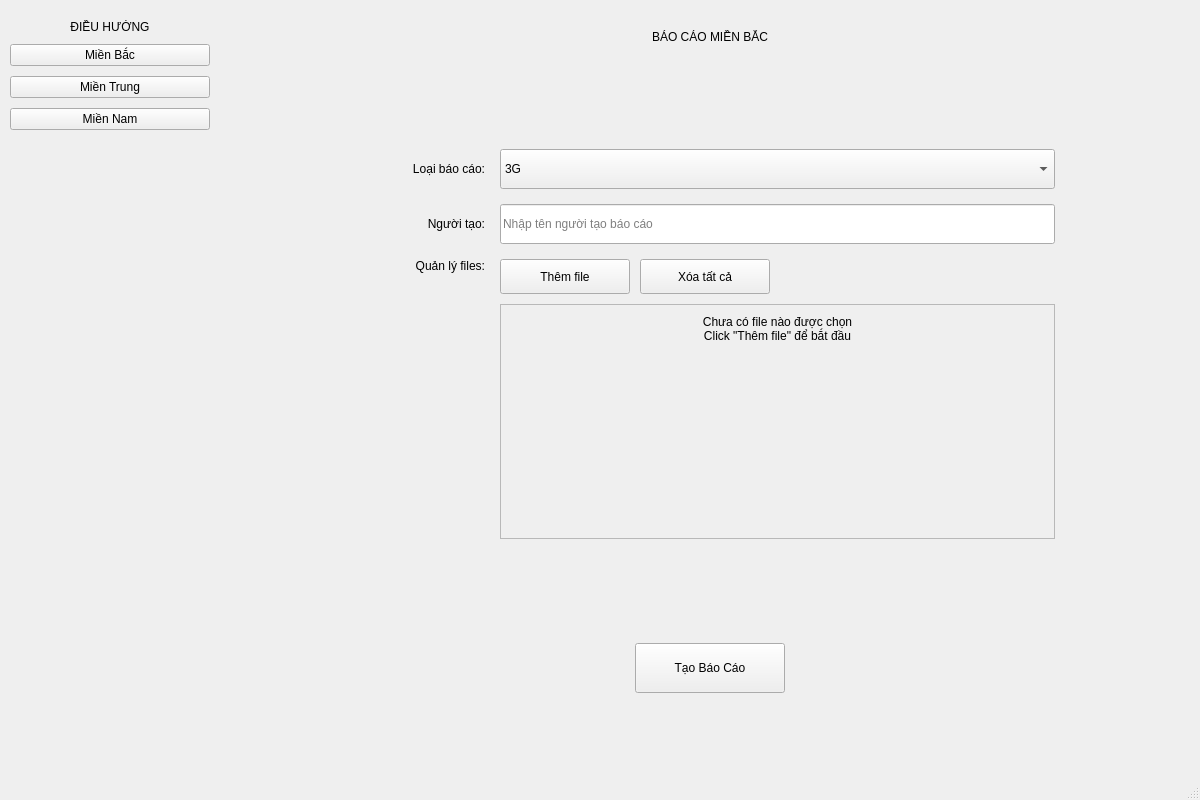
<?xml version='1.0' encoding='utf-8'?>
<ui version="4.0">
 <class>MainWindow</class>
 <widget class="QMainWindow" name="MainWindow">
  <property name="geometry">
   <rect>
    <x>0</x>
    <y>0</y>
    <width>1200</width>
    <height>800</height>
   </rect>
  </property>
  <property name="windowTitle">
   <string>Ứng dụng báo cáo hàng ngày - Multi Files</string>
  </property>
  <widget class="QWidget" name="centralwidget">
   <layout class="QHBoxLayout" name="mainLayout">
    <property name="spacing">
     <number>0</number>
    </property>
    <property name="leftMargin">
     <number>0</number>
    </property>
    <property name="topMargin">
     <number>0</number>
    </property>
    <property name="rightMargin">
     <number>0</number>
    </property>
    <property name="bottomMargin">
     <number>0</number>
    </property>
    <item>
     <widget class="QWidget" name="navWidget" native="true">
      <property name="minimumSize">
       <size>
        <width>220</width>
        <height>0</height>
       </size>
      </property>
      <property name="maximumSize">
       <size>
        <width>220</width>
        <height>16777215</height>
       </size>
      </property>
      <layout class="QVBoxLayout" name="navLayout">
       <property name="spacing">
        <number>10</number>
       </property>
       <property name="leftMargin">
        <number>10</number>
       </property>
       <property name="topMargin">
        <number>20</number>
       </property>
       <property name="rightMargin">
        <number>10</number>
       </property>
       <property name="bottomMargin">
        <number>20</number>
       </property>
       <item>
        <widget class="QLabel" name="lblTitle">
         <property name="text">
          <string>ĐIỀU HƯỚNG</string>
         </property>
         <property name="alignment">
          <set>Qt::AlignCenter</set>
         </property>
        </widget>
       </item>
       <item>
        <widget class="QPushButton" name="btnMienBac">
         <property name="text">
          <string>Miền Bắc</string>
         </property>
        </widget>
       </item>
       <item>
        <widget class="QPushButton" name="btnMienTrung">
         <property name="text">
          <string>Miền Trung</string>
         </property>
        </widget>
       </item>
       <item>
        <widget class="QPushButton" name="btnMienNam">
         <property name="text">
          <string>Miền Nam</string>
         </property>
        </widget>
       </item>
       <item>
        <spacer name="navSpacer">
         <property name="orientation">
          <enum>Qt::Vertical</enum>
         </property>
         <property name="sizeHint" stdset="0">
          <size>
           <width>20</width>
           <height>40</height>
          </size>
         </property>
        </spacer>
       </item>
      </layout>
     </widget>
    </item>
    <item>
     <widget class="QStackedWidget" name="stackedWidget">
      <property name="currentIndex">
       <number>0</number>
      </property>
      <!-- TRANG MIỀN BẮC -->
      <widget class="QWidget" name="pageBac">
       <layout class="QVBoxLayout" name="layoutBac">
        <property name="spacing">
         <number>20</number>
        </property>
        <property name="leftMargin">
         <number>40</number>
        </property>
        <property name="topMargin">
         <number>30</number>
        </property>
        <property name="rightMargin">
         <number>40</number>
        </property>
        <property name="bottomMargin">
         <number>30</number>
        </property>
        <item>
         <widget class="QLabel" name="lblTitleBac">
          <property name="text">
           <string>BÁO CÁO MIỀN BẮC</string>
          </property>
          <property name="alignment">
           <set>Qt::AlignCenter</set>
          </property>
         </widget>
        </item>
        <item>
         <spacer name="topSpacerBac">
          <property name="orientation">
           <enum>Qt::Vertical</enum>
          </property>
          <property name="sizeHint" stdset="0">
           <size>
            <width>20</width>
            <height>20</height>
           </size>
          </property>
         </spacer>
        </item>
        <item>
         <layout class="QHBoxLayout" name="centerBac">
          <item>
           <spacer name="leftSpacerBac">
            <property name="orientation">
             <enum>Qt::Horizontal</enum>
            </property>
            <property name="sizeHint" stdset="0">
             <size>
              <width>40</width>
              <height>20</height>
             </size>
            </property>
           </spacer>
          </item>
          <item>
           <widget class="QWidget" name="formWidgetBac" native="true">
            <property name="minimumSize">
             <size>
              <width>750</width>
              <height>450</height>
             </size>
            </property>
            <layout class="QGridLayout" name="gridLayoutBac">
             <property name="leftMargin">
              <number>30</number>
             </property>
             <property name="topMargin">
              <number>30</number>
             </property>
             <property name="rightMargin">
              <number>30</number>
             </property>
             <property name="bottomMargin">
              <number>30</number>
             </property>
             <property name="verticalSpacing">
              <number>15</number>
             </property>
             <property name="horizontalSpacing">
              <number>15</number>
             </property>
             <item row="0" column="0">
              <widget class="QLabel" name="lblNameBac">
               <property name="minimumSize">
                <size>
                 <width>120</width>
                 <height>40</height>
                </size>
               </property>
               <property name="text">
                <string>Loại báo cáo:</string>
               </property>
               <property name="alignment">
                <set>Qt::AlignRight|Qt::AlignVCenter</set>
               </property>
              </widget>
             </item>
             <item row="0" column="1">
              <widget class="QComboBox" name="lineEditNameBac">
               <property name="minimumSize">
                <size>
                 <width>400</width>
                 <height>40</height>
                </size>
               </property>
               <item><property name="text"><string>3G</string></property></item>
               <item><property name="text"><string>4G</string></property></item>
              </widget>
             </item>
             <item row="1" column="0">
              <widget class="QLabel" name="lblCreatorBac">
               <property name="minimumSize">
                <size>
                 <width>120</width>
                 <height>40</height>
                </size>
               </property>
               <property name="text">
                <string>Người tạo:</string>
               </property>
               <property name="alignment">
                <set>Qt::AlignRight|Qt::AlignVCenter</set>
               </property>
              </widget>
             </item>
             <item row="1" column="1">
              <widget class="QLineEdit" name="lineEditCreatorBac">
               <property name="minimumSize">
                <size>
                 <width>400</width>
                 <height>40</height>
                </size>
               </property>
               <property name="placeholderText">
                <string>Nhập tên người tạo báo cáo</string>
               </property>
              </widget>
             </item>
             <item row="2" column="0">
              <widget class="QLabel" name="lblImportBac">
               <property name="minimumSize">
                <size>
                 <width>120</width>
                 <height>40</height>
                </size>
               </property>
               <property name="text">
                <string>Quản lý files:</string>
               </property>
               <property name="alignment">
                <set>Qt::AlignRight|Qt::AlignTop</set>
               </property>
              </widget>
             </item>
             <item row="2" column="1">
              <layout class="QVBoxLayout" name="filesBac">
               <property name="spacing">
                <number>10</number>
               </property>
               <item>
                <layout class="QHBoxLayout" name="fileButtonsBac">
                 <property name="spacing">
                  <number>10</number>
                 </property>
                 <item>
                  <widget class="QPushButton" name="btnAddFileBac">
                   <property name="minimumSize">
                    <size>
                     <width>130</width>
                     <height>35</height>
                    </size>
                   </property>
                   <property name="text">
                    <string>Thêm file</string>
                   </property>
                  </widget>
                 </item>
                 <item>
                  <widget class="QPushButton" name="btnClearFilesBac">
                   <property name="minimumSize">
                    <size>
                     <width>130</width>
                     <height>35</height>
                    </size>
                   </property>
                   <property name="text">
                    <string>Xóa tất cả</string>
                   </property>
                  </widget>
                 </item>
                 <item>
                  <spacer name="buttonSpacerBac">
                   <property name="orientation">
                    <enum>Qt::Horizontal</enum>
                   </property>
                   <property name="sizeHint" stdset="0">
                    <size>
                     <width>40</width>
                     <height>20</height>
                    </size>
                   </property>
                  </spacer>
                 </item>
                </layout>
               </item>
               <item>
                <widget class="QScrollArea" name="scrollFilesBac">
                 <property name="minimumSize">
                  <size>
                   <width>450</width>
                   <height>180</height>
                  </size>
                 </property>
                 <property name="widgetResizable">
                  <bool>true</bool>
                 </property>
                 <widget class="QWidget" name="scrollAreaWidgetBac">
                  <property name="geometry">
                   <rect>
                    <x>0</x>
                    <y>0</y>
                    <width>448</width>
                    <height>178</height>
                   </rect>
                  </property>
                  <layout class="QVBoxLayout" name="fileListBac">
                   <property name="spacing">
                    <number>5</number>
                   </property>
                   <property name="leftMargin">
                    <number>10</number>
                   </property>
                   <property name="topMargin">
                    <number>10</number>
                   </property>
                   <property name="rightMargin">
                    <number>10</number>
                   </property>
                   <property name="bottomMargin">
                    <number>10</number>
                   </property>
                   <item>
                    <widget class="QLabel" name="lblEmptyBac">
                     <property name="text">
                      <string>Chưa có file nào được chọn
Click "Thêm file" để bắt đầu</string>
                     </property>
                     <property name="alignment">
                      <set>Qt::AlignCenter</set>
                     </property>
                    </widget>
                   </item>
                   <item>
                    <spacer name="fileListSpacerBac">
                     <property name="orientation">
                      <enum>Qt::Vertical</enum>
                     </property>
                     <property name="sizeHint" stdset="0">
                      <size>
                       <width>20</width>
                       <height>40</height>
                      </size>
                     </property>
                    </spacer>
                   </item>
                  </layout>
                 </widget>
                </widget>
               </item>
              </layout>
             </item>
            </layout>
           </widget>
          </item>
          <item>
           <spacer name="rightSpacerBac">
            <property name="orientation">
             <enum>Qt::Horizontal</enum>
            </property>
            <property name="sizeHint" stdset="0">
             <size>
              <width>40</width>
              <height>20</height>
             </size>
            </property>
           </spacer>
          </item>
         </layout>
        </item>
        <item>
         <spacer name="midSpacerBac">
          <property name="orientation">
           <enum>Qt::Vertical</enum>
          </property>
          <property name="sizeHint" stdset="0">
           <size>
            <width>20</width>
            <height>20</height>
           </size>
          </property>
         </spacer>
        </item>
        <item>
         <layout class="QHBoxLayout" name="buttonBac">
          <item>
           <spacer name="btnLeftBac">
            <property name="orientation">
             <enum>Qt::Horizontal</enum>
            </property>
            <property name="sizeHint" stdset="0">
             <size>
              <width>40</width>
              <height>20</height>
             </size>
            </property>
           </spacer>
          </item>
          <item>
           <widget class="QPushButton" name="btnCreateBac">
            <property name="minimumSize">
             <size>
              <width>150</width>
              <height>50</height>
             </size>
            </property>
            <property name="text">
             <string>Tạo Báo Cáo</string>
            </property>
           </widget>
          </item>
          <item>
           <spacer name="btnRightBac">
            <property name="orientation">
             <enum>Qt::Horizontal</enum>
            </property>
            <property name="sizeHint" stdset="0">
             <size>
              <width>40</width>
              <height>20</height>
             </size>
            </property>
           </spacer>
          </item>
         </layout>
        </item>
        <item>
         <spacer name="bottomSpacerBac">
          <property name="orientation">
           <enum>Qt::Vertical</enum>
          </property>
          <property name="sizeHint" stdset="0">
           <size>
            <width>20</width>
            <height>20</height>
           </size>
          </property>
         </spacer>
        </item>
       </layout>
      </widget>

      <!-- TRANG MIỀN TRUNG -->
      <widget class="QWidget" name="pageTrung">
       <layout class="QVBoxLayout" name="layoutTrung">
        <property name="spacing">
         <number>20</number>
        </property>
        <property name="leftMargin">
         <number>40</number>
        </property>
        <property name="topMargin">
         <number>30</number>
        </property>
        <property name="rightMargin">
         <number>40</number>
        </property>
        <property name="bottomMargin">
         <number>30</number>
        </property>
        <item>
         <widget class="QLabel" name="lblTitleTrung">
          <property name="text">
           <string>BÁO CÁO MIỀN TRUNG</string>
          </property>
          <property name="alignment">
           <set>Qt::AlignCenter</set>
          </property>
         </widget>
        </item>
        <item>
         <spacer name="topSpacerTrung">
          <property name="orientation">
           <enum>Qt::Vertical</enum>
          </property>
          <property name="sizeHint" stdset="0">
           <size>
            <width>20</width>
            <height>20</height>
           </size>
          </property>
         </spacer>
        </item>
        <item>
         <layout class="QHBoxLayout" name="centerTrung">
          <item>
           <spacer name="leftSpacerTrung">
            <property name="orientation">
             <enum>Qt::Horizontal</enum>
            </property>
            <property name="sizeHint" stdset="0">
             <size>
              <width>40</width>
              <height>20</height>
             </size>
            </property>
           </spacer>
          </item>
          <item>
           <widget class="QWidget" name="formWidgetTrung" native="true">
            <property name="minimumSize">
             <size>
              <width>750</width>
              <height>450</height>
             </size>
            </property>
            <layout class="QGridLayout" name="gridLayoutTrung">
             <property name="leftMargin">
              <number>30</number>
             </property>
             <property name="topMargin">
              <number>30</number>
             </property>
             <property name="rightMargin">
              <number>30</number>
             </property>
             <property name="bottomMargin">
              <number>30</number>
             </property>
             <property name="verticalSpacing">
              <number>15</number>
             </property>
             <property name="horizontalSpacing">
              <number>15</number>
             </property>
             <item row="0" column="0">
              <widget class="QLabel" name="lblNameTrung">
               <property name="minimumSize">
                <size>
                 <width>120</width>
                 <height>40</height>
                </size>
               </property>
               <property name="text">
                <string>Loại báo cáo:</string>
               </property>
               <property name="alignment">
                <set>Qt::AlignRight|Qt::AlignVCenter</set>
               </property>
              </widget>
             </item>
             <item row="0" column="1">
              <widget class="QComboBox" name="lineEditNameTrung">
               <property name="minimumSize">
                <size>
                 <width>400</width>
                 <height>40</height>
                </size>
               </property>
               <item><property name="text"><string>3G</string></property></item>
               <item><property name="text"><string>4G</string></property></item>
              </widget>
             </item>
             <item row="1" column="0">
              <widget class="QLabel" name="lblCreatorTrung">
               <property name="minimumSize">
                <size>
                 <width>120</width>
                 <height>40</height>
                </size>
               </property>
               <property name="text">
                <string>Người tạo:</string>
               </property>
               <property name="alignment">
                <set>Qt::AlignRight|Qt::AlignVCenter</set>
               </property>
              </widget>
             </item>
             <item row="1" column="1">
              <widget class="QLineEdit" name="lineEditCreatorTrung">
               <property name="minimumSize">
                <size>
                 <width>400</width>
                 <height>40</height>
                </size>
               </property>
               <property name="placeholderText">
                <string>Nhập tên người tạo báo cáo</string>
               </property>
              </widget>
             </item>
             <item row="2" column="0">
              <widget class="QLabel" name="lblImportTrung">
               <property name="minimumSize">
                <size>
                 <width>120</width>
                 <height>40</height>
                </size>
               </property>
               <property name="text">
                <string>Quản lý files:</string>
               </property>
               <property name="alignment">
                <set>Qt::AlignRight|Qt::AlignTop</set>
               </property>
              </widget>
             </item>
             <item row="2" column="1">
              <layout class="QVBoxLayout" name="filesTrung">
               <property name="spacing">
                <number>10</number>
               </property>
               <item>
                <layout class="QHBoxLayout" name="fileButtonsTrung">
                 <property name="spacing">
                  <number>10</number>
                 </property>
                 <item>
                  <widget class="QPushButton" name="btnAddFileTrung">
                   <property name="minimumSize">
                    <size>
                     <width>130</width>
                     <height>35</height>
                    </size>
                   </property>
                   <property name="text">
                    <string>Thêm file</string>
                   </property>
                  </widget>
                 </item>
                 <item>
                  <widget class="QPushButton" name="btnClearFilesTrung">
                   <property name="minimumSize">
                    <size>
                     <width>130</width>
                     <height>35</height>
                    </size>
                   </property>
                   <property name="text">
                    <string>Xóa tất cả</string>
                   </property>
                  </widget>
                 </item>
                 <item>
                  <spacer name="buttonSpacerTrung">
                   <property name="orientation">
                    <enum>Qt::Horizontal</enum>
                   </property>
                   <property name="sizeHint" stdset="0">
                    <size>
                     <width>40</width>
                     <height>20</height>
                    </size>
                   </property>
                  </spacer>
                 </item>
                </layout>
               </item>
               <item>
                <widget class="QScrollArea" name="scrollFilesTrung">
                 <property name="minimumSize">
                  <size>
                   <width>450</width>
                   <height>180</height>
                  </size>
                 </property>
                 <property name="widgetResizable">
                  <bool>true</bool>
                 </property>
                 <widget class="QWidget" name="scrollAreaWidgetTrung">
                  <property name="geometry">
                   <rect>
                    <x>0</x>
                    <y>0</y>
                    <width>448</width>
                    <height>178</height>
                   </rect>
                  </property>
                  <layout class="QVBoxLayout" name="fileListTrung">
                   <property name="spacing">
                    <number>5</number>
                   </property>
                   <property name="leftMargin">
                    <number>10</number>
                   </property>
                   <property name="topMargin">
                    <number>10</number>
                   </property>
                   <property name="rightMargin">
                    <number>10</number>
                   </property>
                   <property name="bottomMargin">
                    <number>10</number>
                   </property>
                   <item>
                    <widget class="QLabel" name="lblEmptyTrung">
                     <property name="text">
                      <string>Chưa có file nào được chọn
Click "Thêm file" để bắt đầu</string>
                     </property>
                     <property name="alignment">
                      <set>Qt::AlignCenter</set>
                     </property>
                    </widget>
                   </item>
                   <item>
                    <spacer name="fileListSpacerTrung">
                     <property name="orientation">
                      <enum>Qt::Vertical</enum>
                     </property>
                     <property name="sizeHint" stdset="0">
                      <size>
                       <width>20</width>
                       <height>40</height>
                      </size>
                     </property>
                    </spacer>
                   </item>
                  </layout>
                 </widget>
                </widget>
               </item>
              </layout>
             </item>
            </layout>
           </widget>
          </item>
          <item>
           <spacer name="rightSpacerTrung">
            <property name="orientation">
             <enum>Qt::Horizontal</enum>
            </property>
            <property name="sizeHint" stdset="0">
             <size>
              <width>40</width>
              <height>20</height>
             </size>
            </property>
           </spacer>
          </item>
         </layout>
        </item>
        <item>
         <spacer name="midSpacerTrung">
          <property name="orientation">
           <enum>Qt::Vertical</enum>
          </property>
          <property name="sizeHint" stdset="0">
           <size>
            <width>20</width>
            <height>20</height>
           </size>
          </property>
         </spacer>
        </item>
        <item>
         <layout class="QHBoxLayout" name="buttonTrung">
          <item>
           <spacer name="btnLeftTrung">
            <property name="orientation">
             <enum>Qt::Horizontal</enum>
            </property>
            <property name="sizeHint" stdset="0">
             <size>
              <width>40</width>
              <height>20</height>
             </size>
            </property>
           </spacer>
          </item>
          <item>
           <widget class="QPushButton" name="btnCreateTrung">
            <property name="minimumSize">
             <size>
              <width>150</width>
              <height>50</height>
             </size>
            </property>
            <property name="text">
             <string>Tạo Báo Cáo</string>
            </property>
           </widget>
          </item>
          <item>
           <spacer name="btnRightTrung">
            <property name="orientation">
             <enum>Qt::Horizontal</enum>
            </property>
            <property name="sizeHint" stdset="0">
             <size>
              <width>40</width>
              <height>20</height>
             </size>
            </property>
           </spacer>
          </item>
         </layout>
        </item>
        <item>
         <spacer name="bottomSpacerTrung">
          <property name="orientation">
           <enum>Qt::Vertical</enum>
          </property>
          <property name="sizeHint" stdset="0">
           <size>
            <width>20</width>
            <height>20</height>
           </size>
          </property>
         </spacer>
        </item>
       </layout>
      </widget>

      <!-- TRANG MIỀN NAM -->
      <widget class="QWidget" name="pageNam">
       <layout class="QVBoxLayout" name="layoutNam">
        <property name="spacing">
         <number>20</number>
        </property>
        <property name="leftMargin">
         <number>40</number>
        </property>
        <property name="topMargin">
         <number>30</number>
        </property>
        <property name="rightMargin">
         <number>40</number>
        </property>
        <property name="bottomMargin">
         <number>30</number>
        </property>
        <item>
         <widget class="QLabel" name="lblTitleNam">
          <property name="text">
           <string>BÁO CÁO MIỀN NAM</string>
          </property>
          <property name="alignment">
           <set>Qt::AlignCenter</set>
          </property>
         </widget>
        </item>
        <item>
         <spacer name="topSpacerNam">
          <property name="orientation">
           <enum>Qt::Vertical</enum>
          </property>
          <property name="sizeHint" stdset="0">
           <size>
            <width>20</width>
            <height>20</height>
           </size>
          </property>
         </spacer>
        </item>
        <item>
         <layout class="QHBoxLayout" name="centerNam">
          <item>
           <spacer name="leftSpacerNam">
            <property name="orientation">
             <enum>Qt::Horizontal</enum>
            </property>
            <property name="sizeHint" stdset="0">
             <size>
              <width>40</width>
              <height>20</height>
             </size>
            </property>
           </spacer>
          </item>
          <item>
           <widget class="QWidget" name="formWidgetNam" native="true">
            <property name="minimumSize">
             <size>
              <width>750</width>
              <height>450</height>
             </size>
            </property>
            <layout class="QGridLayout" name="gridLayoutNam">
             <property name="leftMargin">
              <number>30</number>
             </property>
             <property name="topMargin">
              <number>30</number>
             </property>
             <property name="rightMargin">
              <number>30</number>
             </property>
             <property name="bottomMargin">
              <number>30</number>
             </property>
             <property name="verticalSpacing">
              <number>15</number>
             </property>
             <property name="horizontalSpacing">
              <number>15</number>
             </property>
             <item row="0" column="0">
              <widget class="QLabel" name="lblNameNam">
               <property name="minimumSize">
                <size>
                 <width>120</width>
                 <height>40</height>
                </size>
               </property>
               <property name="text">
                <string>Loại báo cáo:</string>
               </property>
               <property name="alignment">
                <set>Qt::AlignRight|Qt::AlignVCenter</set>
               </property>
              </widget>
             </item>
             <item row="0" column="1">
              <widget class="QComboBox" name="lineEditNameNam">
               <property name="minimumSize">
                <size>
                 <width>400</width>
                 <height>40</height>
                </size>
               </property>
               <item><property name="text"><string>3G</string></property></item>
               <item><property name="text"><string>4G</string></property></item>
              </widget>
             </item>
             <item row="1" column="0">
              <widget class="QLabel" name="lblCreatorNam">
               <property name="minimumSize">
                <size>
                 <width>120</width>
                 <height>40</height>
                </size>
               </property>
               <property name="text">
                <string>Người tạo:</string>
               </property>
               <property name="alignment">
                <set>Qt::AlignRight|Qt::AlignVCenter</set>
               </property>
              </widget>
             </item>
             <item row="1" column="1">
              <widget class="QLineEdit" name="lineEditCreatorNam">
               <property name="minimumSize">
                <size>
                 <width>400</width>
                 <height>40</height>
                </size>
               </property>
               <property name="placeholderText">
                <string>Nhập tên người tạo báo cáo</string>
               </property>
              </widget>
             </item>
             <item row="2" column="0">
              <widget class="QLabel" name="lblImportNam">
               <property name="minimumSize">
                <size>
                 <width>120</width>
                 <height>40</height>
                </size>
               </property>
               <property name="text">
                <string>Quản lý files:</string>
               </property>
               <property name="alignment">
                <set>Qt::AlignRight|Qt::AlignTop</set>
               </property>
              </widget>
             </item>
             <item row="2" column="1">
              <layout class="QVBoxLayout" name="filesNam">
               <property name="spacing">
                <number>10</number>
               </property>
               <item>
                <layout class="QHBoxLayout" name="fileButtonsNam">
                 <property name="spacing">
                  <number>10</number>
                 </property>
                 <item>
                  <widget class="QPushButton" name="btnAddFileNam">
                   <property name="minimumSize">
                    <size>
                     <width>130</width>
                     <height>35</height>
                    </size>
                   </property>
                   <property name="text">
                    <string>Thêm file</string>
                   </property>
                  </widget>
                 </item>
                 <item>
                  <widget class="QPushButton" name="btnClearFilesNam">
                   <property name="minimumSize">
                    <size>
                     <width>130</width>
                     <height>35</height>
                    </size>
                   </property>
                   <property name="text">
                    <string>Xóa tất cả</string>
                   </property>
                  </widget>
                 </item>
                 <item>
                  <spacer name="buttonSpacerNam">
                   <property name="orientation">
                    <enum>Qt::Horizontal</enum>
                   </property>
                   <property name="sizeHint" stdset="0">
                    <size>
                     <width>40</width>
                     <height>20</height>
                    </size>
                   </property>
                  </spacer>
                 </item>
                </layout>
               </item>
               <item>
                <widget class="QScrollArea" name="scrollFilesNam">
                 <property name="minimumSize">
                  <size>
                   <width>450</width>
                   <height>180</height>
                  </size>
                 </property>
                 <property name="widgetResizable">
                  <bool>true</bool>
                 </property>
                 <widget class="QWidget" name="scrollAreaWidgetNam">
                  <property name="geometry">
                   <rect>
                    <x>0</x>
                    <y>0</y>
                    <width>448</width>
                    <height>178</height>
                   </rect>
                  </property>
                  <layout class="QVBoxLayout" name="fileListNam">
                   <property name="spacing">
                    <number>5</number>
                   </property>
                   <property name="leftMargin">
                    <number>10</number>
                   </property>
                   <property name="topMargin">
                    <number>10</number>
                   </property>
                   <property name="rightMargin">
                    <number>10</number>
                   </property>
                   <property name="bottomMargin">
                    <number>10</number>
                   </property>
                   <item>
                    <widget class="QLabel" name="lblEmptyNam">
                     <property name="text">
                      <string>Chưa có file nào được chọn
Click "Thêm file" để bắt đầu</string>
                     </property>
                     <property name="alignment">
                      <set>Qt::AlignCenter</set>
                     </property>
                    </widget>
                   </item>
                   <item>
                    <spacer name="fileListSpacerNam">
                     <property name="orientation">
                      <enum>Qt::Vertical</enum>
                     </property>
                     <property name="sizeHint" stdset="0">
                      <size>
                       <width>20</width>
                       <height>40</height>
                      </size>
                     </property>
                    </spacer>
                   </item>
                  </layout>
                 </widget>
                </widget>
               </item>
              </layout>
             </item>
            </layout>
           </widget>
          </item>
          <item>
           <spacer name="rightSpacerNam">
            <property name="orientation">
             <enum>Qt::Horizontal</enum>
            </property>
            <property name="sizeHint" stdset="0">
             <size>
              <width>40</width>
              <height>20</height>
             </size>
            </property>
           </spacer>
          </item>
         </layout>
        </item>
        <item>
         <spacer name="midSpacerNam">
          <property name="orientation">
           <enum>Qt::Vertical</enum>
          </property>
          <property name="sizeHint" stdset="0">
           <size>
            <width>20</width>
            <height>20</height>
           </size>
          </property>
         </spacer>
        </item>
        <item>
         <layout class="QHBoxLayout" name="buttonNam">
          <item>
           <spacer name="btnLeftNam">
            <property name="orientation">
             <enum>Qt::Horizontal</enum>
            </property>
            <property name="sizeHint" stdset="0">
             <size>
              <width>40</width>
              <height>20</height>
             </size>
            </property>
           </spacer>
          </item>
          <item>
           <widget class="QPushButton" name="btnCreateNam">
            <property name="minimumSize">
             <size>
              <width>150</width>
              <height>50</height>
             </size>
            </property>
            <property name="text">
             <string>Tạo Báo Cáo</string>
            </property>
           </widget>
          </item>
          <item>
           <spacer name="btnRightNam">
            <property name="orientation">
             <enum>Qt::Horizontal</enum>
            </property>
            <property name="sizeHint" stdset="0">
             <size>
              <width>40</width>
              <height>20</height>
             </size>
            </property>
           </spacer>
          </item>
         </layout>
        </item>
        <item>
         <spacer name="bottomSpacerNam">
          <property name="orientation">
           <enum>Qt::Vertical</enum>
          </property>
          <property name="sizeHint" stdset="0">
           <size>
            <width>20</width>
            <height>20</height>
           </size>
          </property>
         </spacer>
        </item>
       </layout>
      </widget>
     </widget>
    </item>
   </layout>
  </widget>
  <widget class="QMenuBar" name="menubar">
   <property name="geometry">
    <rect>
     <x>0</x>
     <y>0</y>
     <width>1200</width>
     <height>22</height>
    </rect>
   </property>
  </widget>
  <widget class="QStatusBar" name="statusbar">
   <property name="geometry">
    <rect>
     <x>0</x>
     <y>778</y>
     <width>1200</width>
     <height>22</height>
    </rect>
   </property>
  </widget>
 </widget>
 <resources />
 <connections />
</ui>
